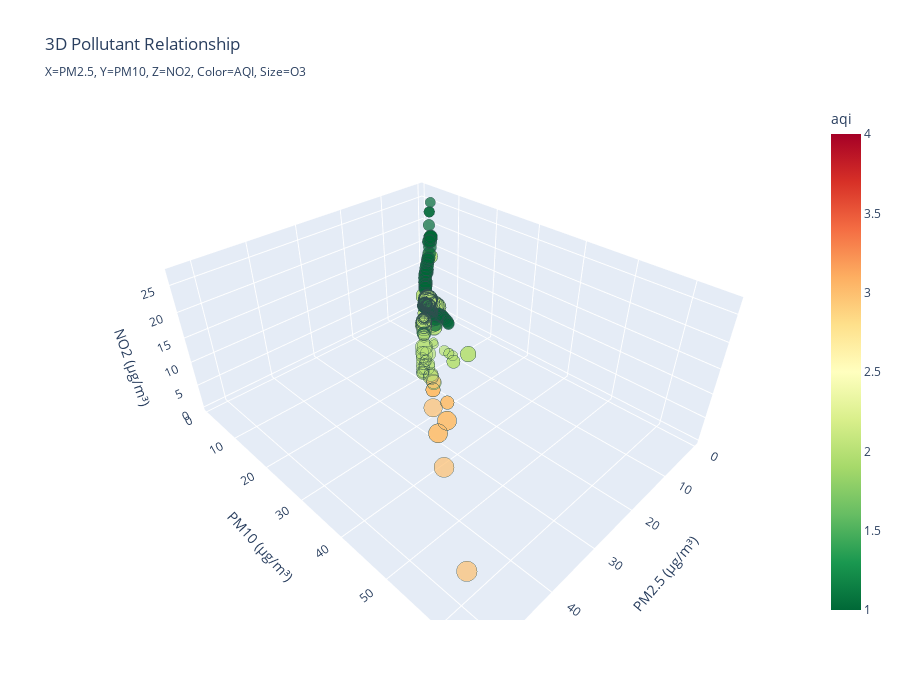

The notebook cell saved with this chart:
### Markdown cell above
## 6. Pollutant Relationships 🔬

### Code cell
# 3D scatter plot showing pollutant relationships
fig = px.scatter_3d(
    df,
    x='pm2_5',
    y='pm10',
    z='no2',
    color='aqi',
    size='o3',
    hover_data=['city_name', 'timestamp'],
    title='3D Pollutant Relationship<br><sub>X=PM2.5, Y=PM10, Z=NO2, Color=AQI, Size=O3</sub>',
    labels={'pm2_5': 'PM2.5 (μg/m³)', 'pm10': 'PM10 (μg/m³)', 'no2': 'NO2 (μg/m³)'},
    color_continuous_scale='RdYlGn_r',
    height=700
)

fig.update_traces(marker=dict(line=dict(width=0.5, color='DarkSlateGrey')))

fig.show()

print("\n💡 Interactive 3D plot - you can:")
print("   • Click and drag to rotate")
print("   • Scroll to zoom in/out")
print("   • Hover over points for details")

### Figure 1 — Plotly figure (JSON) as saved in the notebook; plotly's stock layout.template omitted (floating-point values rounded to 4 significant figures; data arrays with more than 128 entries replaced by an {"elided": "..."} marker saying what was removed)
{"data": [{"customdata": {"elided": "216x2 str values"}, "hovertemplate": "PM2.5 (μg/m³)=%{x}<br>PM10 (μg/m³)=%{y}<br>NO2 (μg/m³)=%{z}<br>o3=%{marker.size}<br>city_name=%{customdata[0]}<br>timestamp=%{customdata[1]}<br>aqi=%{marker.color}<extra></extra>", "legendgroup": "", "marker": {"color": {"elided": "216 int values"}, "coloraxis": "coloraxis", "line": {"color": "DarkSlateGrey", "width": 0.5}, "size": {"elided": "216 float values"}, "sizemode": "area", "sizeref": 0.2812, "symbol": "circle"}, "mode": "markers", "name": "", "scene": "scene", "showlegend": false, "type": "scatter3d", "x": {"elided": "216 float values"}, "y": {"elided": "216 float values"}, "z": {"elided": "216 float values"}}], "layout": {"coloraxis": {"colorbar": {"title": {"text": "aqi"}}, "colorscale": [[0, "rgb(0,104,55)"], [0.1, "rgb(26,152,80)"], [0.2, "rgb(102,189,99)"], [0.3, "rgb(166,217,106)"], [0.4, "rgb(217,239,139)"], [0.5, "rgb(255,255,191)"], [0.6, "rgb(254,224,139)"], [0.7, "rgb(253,174,97)"], [0.8, "rgb(244,109,67)"], [0.9, "rgb(215,48,39)"], [1, "rgb(165,0,38)"]]}, "height": 700, "legend": {"itemsizing": "constant", "tracegroupgap": 0}, "scene": {"domain": {"x": [0, 1], "y": [0, 1]}, "xaxis": {"title": {"text": "PM2.5 (μg/m³)"}}, "yaxis": {"title": {"text": "PM10 (μg/m³)"}}, "zaxis": {"title": {"text": "NO2 (μg/m³)"}}}, "title": {"text": "3D Pollutant Relationship<br><sub>X=PM2.5, Y=PM10, Z=NO2, Color=AQI, Size=O3</sub>"}}}
